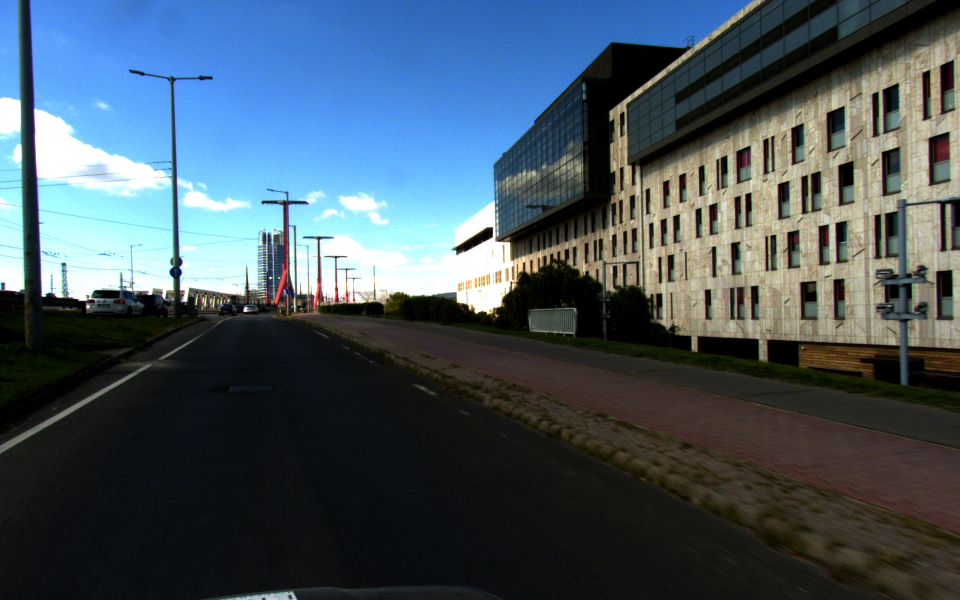
//> input picture input_images/3.jpg, 1920 x 1200 px (shown at 1/2 size)
$ ./good_features   (built with g++ and OpenCV 4)
//> lines starting //> are read from the running program, lines starting //| are printed output that depends on the picture
#include "fpsolver.h"
#include <array>
#include <iostream>
#include <opencv2/features2d.hpp>
#include <opencv2/opencv.hpp>
#include <random>
#include <string>

// [58 lines left out: functions drawEpipolarLines, _to2Sig, not called in this run]

int main() {
  std::string imagepath1 =
      "/home/batman/fun/pose-from-planar-motion/input_images/3.jpg";
  std::string imagepath2 =
      "/home/batman/fun/pose-from-planar-motion/input_images/4.jpg";
  // Load the images
  cv::Mat img1 = cv::imread(imagepath1, cv::IMREAD_COLOR);
//> img1 is the input picture: 1200 rows x 1920 cols, CV_8UC3; mean B, G, R 95, 84.7, 69.3
  cv::Mat img2 = cv::imread(imagepath2, cv::IMREAD_COLOR);
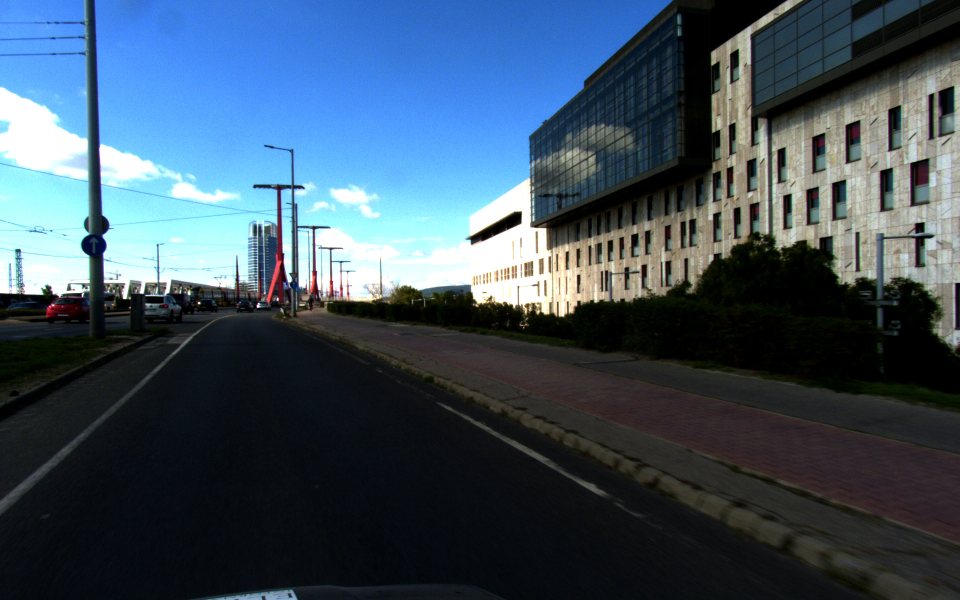
//> input picture input_images/4.jpg, 1920 x 1200 px (shown at 1/2 size)
//> img2 is the input picture: 1200 rows x 1920 cols, CV_8UC3; mean B, G, R 95.5, 80.2, 61.7
  if (img1.empty() || img2.empty()) {
    std::cerr << "Could not open or find the images" << std::endl;
    return -1;
  }

  cv::Mat img1Gray, img2Gray;
  cv::cvtColor(img1, img1Gray, cv::COLOR_BGR2GRAY);
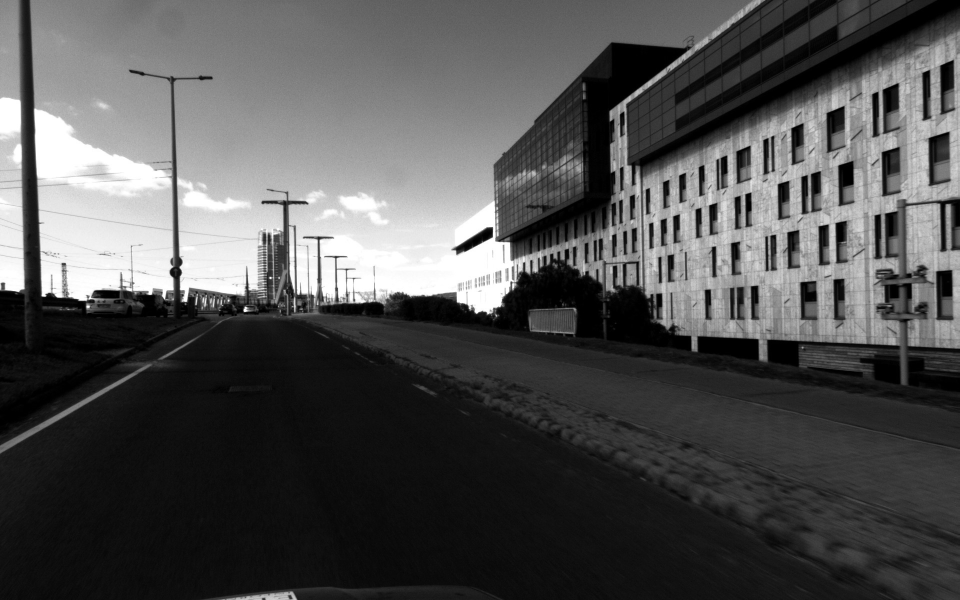
//> img1Gray: 1200 rows x 1920 cols, CV_8UC1 (shown at 1/2 size); min 0, max 255, mean 81.3
  cv::cvtColor(img2, img2Gray, cv::COLOR_BGR2GRAY);
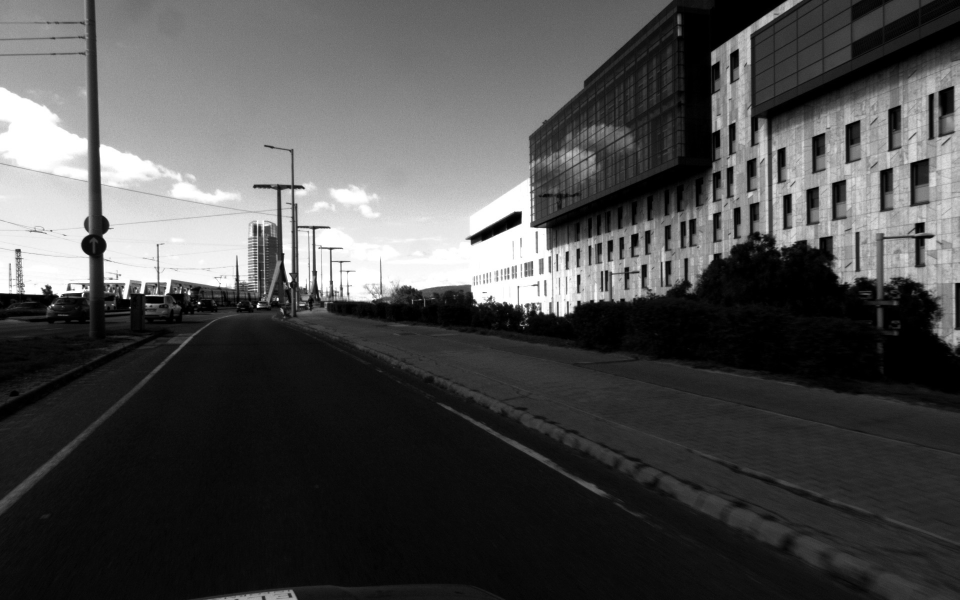
//> img2Gray: 1200 rows x 1920 cols, CV_8UC1 (shown at 1/2 size); min 0, max 255, mean 76.4

  // Initialize the ORB detector
  cv::Ptr<cv::ORB> orb = cv::ORB::create();

  // Detect keypoints and compute descriptors
  std::vector<cv::KeyPoint> keypoints1, keypoints2;
  cv::Mat descriptors1, descriptors2;
  orb->detectAndCompute(img1Gray, cv::noArray(), keypoints1, descriptors1);
//> keypoints1 = 500 keypoints; strongest (x, y, size): (488, 621, 44.6), (489, 620, 53.6), (87, 587, 77.1), (489, 623, 31)
  orb->detectAndCompute(img2Gray, cv::noArray(), keypoints2, descriptors2);
//> keypoints2 = 500 keypoints; strongest (x, y, size): (515, 612, 37.2), (399, 606, 31), (515, 614, 31), (398, 606, 37.2)

  // Use BFMatcher to match descriptors
  cv::BFMatcher bfMatcher(cv::NORM_HAMMING);
  std::vector<std::vector<cv::DMatch>> knnMatches;
  bfMatcher.knnMatch(descriptors1, descriptors2, knnMatches, 2);
//> knnMatches = 500 matches

  // Apply ratio test
  const float ratio_thresh = 0.75f;
  std::vector<cv::DMatch> goodMatches;
  for (size_t i = 0; i < knnMatches.size(); i++) {
    if (knnMatches[i][0].distance < ratio_thresh * knnMatches[i][1].distance) {
      goodMatches.push_back(knnMatches[i][0]);
    }
  }

  // Sort matches by distance
  std::sort(goodMatches.begin(), goodMatches.end());

  // Limit the number of matches to the top N matches
  const int numTopMatches = 20;
  if (goodMatches.size() > numTopMatches) {
    goodMatches.resize(numTopMatches);
//> goodMatches = 20 matches
  }

  // Draw matched keypoints without lines
  cv::Mat imgMatches;
  cv::hconcat(img1, img2, imgMatches); // Combine images side by side
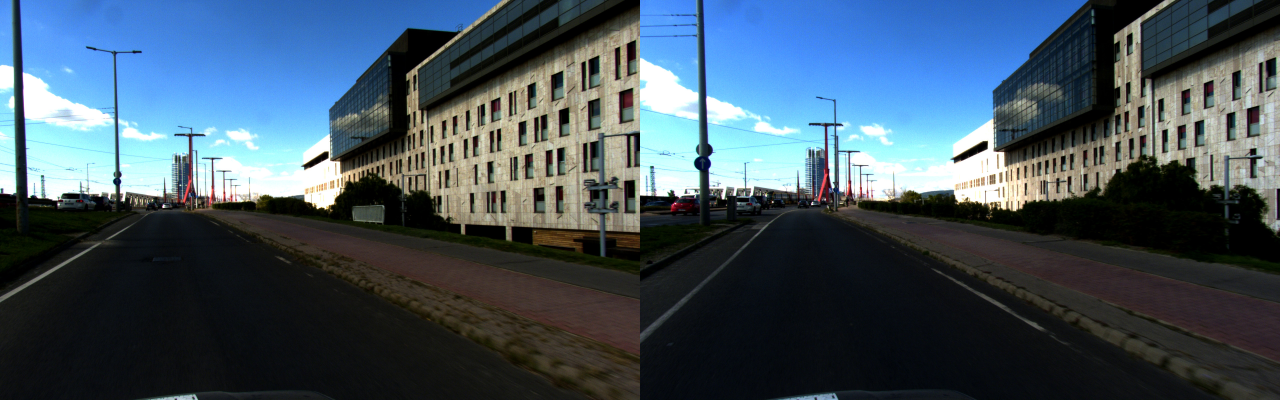
//> imgMatches: 1200 rows x 3840 cols, CV_8UC3 (shown at 1/3 size); mean B, G, R 95.3, 82.4, 65.5

  // Random number generator for colors
  std::random_device rd;
  std::mt19937 gen(rd());
  std::uniform_int_distribution<int> dis(0, 255);

  std::vector<cv::Point2f> points1, points2;
  for (size_t i = 0; i < goodMatches.size(); i++) {
    // Get the keypoints from the matches
    cv::Point2f pt1 = keypoints1[goodMatches[i].queryIdx].pt;
    cv::Point2f pt2 = keypoints2[goodMatches[i].trainIdx].pt;

    points1.push_back(pt1);
    points2.push_back(pt2);

    pt2.x += img1.cols; // Shift keypoints of the second image to the right

    // Generate a random color
    cv::Scalar color(dis(gen), dis(gen), dis(gen));

    // Draw the keypoints with the generated color
    cv::circle(imgMatches, pt1, 20, color, -1, cv::LINE_AA);
    cv::circle(imgMatches, pt2, 20, color, -1, cv::LINE_AA);
  }
//> this loop made 20 passes
//> pt1 on passes 1 to 12: Point(524.2, 404.6), Point(524, 405), Point(910.1, 501.1), Point(910.7, 495.7), Point(1303.2, 446.4), Point(496.8, 577.4), Point(906.2, 497.7), Point(1401, 417), Point(979.4, 456.9), Point(913.7, 498.1), Point(498, 578.4), Point(1305, 446)

  // generate two random numbers
  std::vector<cv::Point2f> points1_est, points2_est;
  std::uniform_int_distribution<int> dis2(0, points1.size() - 1);

  std::set<int> numbers;
  while (numbers.size() < 2) {
    int rand_num = dis2(gen);
    numbers.insert(rand_num);
  }
//> this loop made 2 passes
//> rand_num on passes 1 to 2: 7, 14

  auto it = numbers.begin();
  int num1, num2;
  num1 = *it;
//> num1 = 7
  ++it;
  num2 = *it;
//> num2 = 14

  // std::cout << "num1 and num2: " << num1 << " " << num2 << "\n";

  // push back two random points
  points1_est.push_back(points1[num1]);
//> points1_est = 1 Point (x, y): [1401, 417]
  points1_est.push_back(points1[num2]);
//> points1_est = 2 Points (x, y): [1401, 417], [498, 578]
  points2_est.push_back(points2[num1]);
//> points2_est = 1 Point (x, y): [1781.2, 338]
  points2_est.push_back(points2[num2]);
//> points2_est = 2 Points (x, y): [1781.2, 338], [479, 564]

  // calculate essential matrix
  cv::Mat k = (cv::Mat_<double>(3, 3) << 1280.7, 0.0, 969.4257, 0.0, 1281.2,
               639.7227, 0.0, 0.0, 1.0);
//> (the run ends here: the program needs code that is not available in this run, at `std::vector<cv::Mat> E = PM::findEssential(points1_est, points2_est, k);`)
